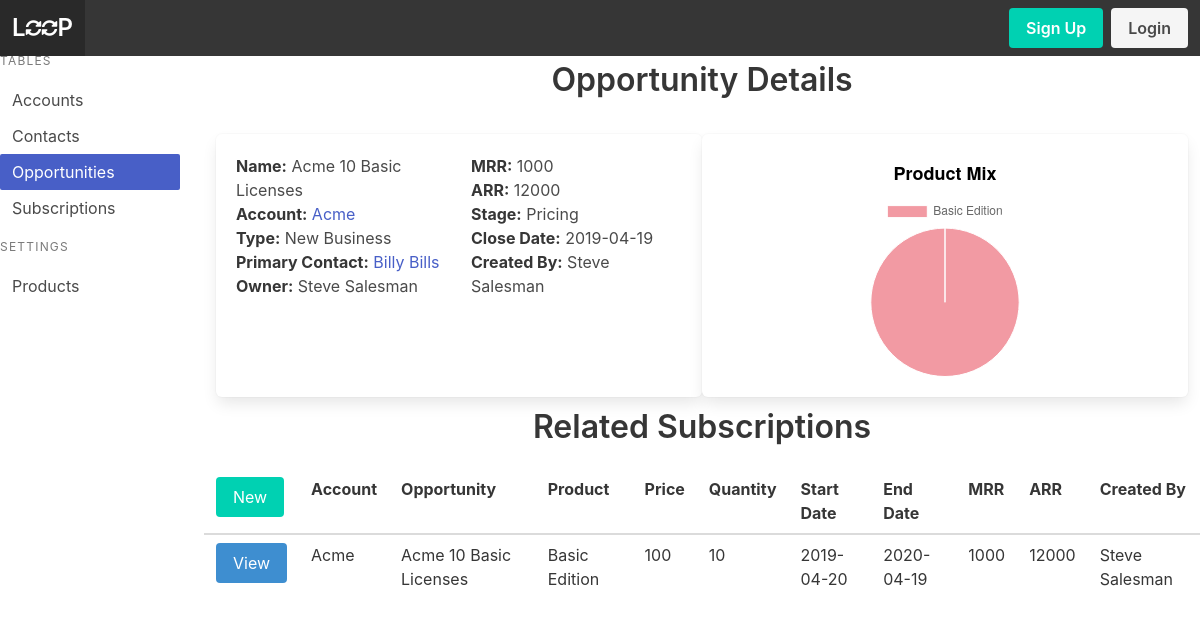
Page /opportunity/1/r on the committed database.
### models.py (models this page shows, shortened)
class Opportunity(Model):
    account = ForeignKeyField(model=Account, null=True, backref='opportunity')
    name = CharField()
    owner = ForeignKeyField(model=User, null=True, backref='owner')
    opportunity_type = CharField()
    primary_contact = ForeignKeyField(model=Contact, null=True, backref='opportunity')
    mrr = DecimalField()
    arr = DecimalField()
    stage = CharField()
    close_date = DateField()
    created_by = ForeignKeyField(model=User, null=True, backref='creator')
    class Meta:
        database = DATABASE

class Account(Model):
    name = CharField()
    owner = ForeignKeyField(model=User, null=True, backref='owner')
    created_by = ForeignKeyField(model=User, null=True, backref='creator')
    account_type = CharField()
    street = CharField()
    city = CharField()
    state = CharField()
    country = CharField()
    website = CharField()
    mrr = DecimalField()
    arr = DecimalField()
    class Meta:
        database = DATABASE

class Contact(Model):
    account = ForeignKeyField(model=Account, null=True, backref='contact')
    owner = ForeignKeyField(model=User, null=True, backref='owner')
    created_by = ForeignKeyField(model=User, null=True, backref='creator')
    first_name = CharField()
    last_name = CharField()
    title = CharField()
    department = CharField()
    street = CharField()
    city = CharField()
    state = CharField()
    country = CharField()
    phone = CharField()
    email = CharField()
    class Meta:
        database = DATABASE

class User(UserMixin, Model):
    username = CharField(unique=True)
    fullname = CharField()
    email = CharField(unique=True)
    password = CharField(max_length=100)
    joined_at = DateTimeField(default=datetime.datetime.now)
    is_admin = BooleanField(default=False)
    class Meta:
        database = DATABASE

class Subscription(Model):
    account = ForeignKeyField(model=Account, null=True, backref='subscription')
    opportunity = ForeignKeyField(model=Opportunity, null=True, backref='subscription')
    product = ForeignKeyField(model=Product, null=True, backref='subscription')
    product_price = DecimalField()
    quantity = IntegerField()
    sub_start_date = DateField()
    sub_end_date = DateField()
    mrr = DecimalField()
    arr = DecimalField()
    created_by = ForeignKeyField(model=User, null=True, backref='creator')
    class Meta:
        database = DATABASE

class Product(Model):
    name = CharField()
    price = DecimalField()
    class Meta:
        database = DATABASE

### app.py (the view)
@app.route('/opportunity', methods=['GET'])
@app.route('/opportunity/', methods=['GET'])
@app.route('/opportunity/r', methods=['GET'])
@app.route('/opportunity/<opportunityid>', methods=['GET'])
@app.route('/opportunity/<opportunityid>/', methods=['GET'])
@app.route('/opportunity/<opportunityid>/r', methods=['GET'])
def opportunity(opportunityid=None):
    opportunities = models.Opportunity.select()
    opp_stage_data = models.Opportunity.select(models.Opportunity.stage,fn.SUM(models.Opportunity.mrr).alias('mrr_in_stage')).group_by(models.Opportunity.stage)
    title = 'Opportunities'
    if opportunityid != None:
        opportunity = models.Opportunity.select().where(models.Opportunity.id == opportunityid).get()
        subscriptions = models.Subscription.select().where(models.Subscription.opportunity_id == opportunityid)
        prod_mrr = models.Subscription.select(models.Subscription.product, fn.SUM(models.Subscription.mrr).alias('mrr')).where(models.Subscription.opportunity_id == opportunityid).group_by(models.Subscription.product)
        print(prod_mrr)
        title = 'Opportunity Details'
        return render_template('opportunity-detail.html', opportunity=opportunity, user=g.user._get_current_object(), subscriptions=subscriptions, prod_mrr=prod_mrr, title=title)
    return render_template('opportunity.html', opportunities=opportunities, title=title, opp_stage_data=opp_stage_data)

### app.py (called while the page is built)
@app.before_request
def before_request():
    g.db = models.DATABASE
    g.db.connect()
    g.user = current_user

@app.after_request
def after_request(response):
    g.db.close()
    return response

### templates/opportunity-detail.html (shortened to what this page needs)
{% extends 'index.html' %}
{% from 'macros.html' import render_subscription %}
{% block content %}
<div class='tile is-parent'>
    <div class="tile is-child box">
        <div class="columns">
            <div class='column'>
                <p><strong>Name:</strong> {{opportunity.name}}</p>
                <p><strong>Account:</strong> {% if opportunity.account %}<a href="{{url_for('account',accountid=opportunity.account_id)}}">{{opportunity.account.name}}</a>{% endif %}</p>
                <p><strong>Type:</strong> {{opportunity.opportunity_type}}</p>
                <p><strong>Primary Contact:</strong> {% if opportunity.primary_contact %}<a href="{{url_for('contact',contactid=opportunity.primary_contact_id)}}">{{opportunity.primary_contact.first_name + ' ' + opportunity.primary_contact.last_name}}</a>{% endif %}</p>
                <p><strong>Owner:</strong> {% if opportunity.owner %}{{opportunity.owner.fullname}}{% endif %}</p>
            </div>
            <div class='column'>
                <p><strong>MRR:</strong> {{opportunity.mrr}}</p>
                <p><strong>ARR:</strong> {{opportunity.arr}}</p>
                <p><strong>Stage:</strong> {{opportunity.stage}}</p>
                <p><strong>Close Date:</strong> {{opportunity.close_date}}</p>
                <p><strong>Created By:</strong> {{opportunity.created_by.fullname}}</p>
            </div>
        </div>
    </div>
    <div class="tile is-child box">
        <canvas id='graph-1'></canvas>
    </div>
</div>
<div class='level'>
    <p class='title level-item'>Related Subscriptions</p>
</div>
<table class="table is-fullwidth is-hoverable">
    <thead>
        <tr>
            <td><a class='button is-primary' href="{{url_for('create_subscription', accountid=opportunity.account_id, opportunityid=opportunity.id)}}">New</a></td>
            <th>Account</th>
            <th>Opportunity</th>
            <th>Product</th>
            <th>Price</th>
            <th>Quantity</th>
            <th>Start Date</th>
            <th>End Date</th>
            <th>MRR</th>
            <th>ARR</th>
            <th>Created By</th>
        </tr>
    </thead>
    <tbody>
        {% for subscription in subscriptions %}
        {{ render_subscription(subscription) }}
        {% endfor %}
    </tbody>
</table>
<script>
    $(document).ready(function() {
        var graph1 = $('#graph-1');
        var graph1Chart = new Chart(graph1,{
            type: 'pie',
            data: {
                labels : [{% for prod in prod_mrr %}
                            "{{prod.product.name}}",
                            {% endfor %}],
                datasets : [{
                    backgroundColor: ['#e5374880','#088e3980','#4ae2d680','#eb42f780','#84e85580'],
                    borderColor: 'white',
                    hoverBackgroundColor: ['#e53748','#088e39','#4ae2d6','#eb42f7','#84e855'],
                    borderWidth: 1,
                    label: 'Monthly Revenue',
                    data : [
                        {% for prod in prod_mrr %}
                            "{{prod.mrr}}",
                        {% endfor %}
                        ]
                }]
            },
            options: {
                title: {
                    display: true,
                    text: 'Product Mix',
                    fontSize: 18,
                    fontColor: 'black'
                }
            }
        });
        $('#opp-menu').addClass('is-active');
    });
</script>
{% endblock %}

### templates/macros.html (shortened to what this page needs)
{% macro render_subscription(subscription) %}
    <tr>
        <td><a class='button is-info' href="{{url_for('subscription', subscriptionid=subscription.id)}}">View</a></td>
        <td>{% if subscription.account %}{{subscription.account.name}}{% endif %}</td>
        <td>{% if subscription.opportunity %}{{subscription.opportunity.name}}{% endif %}</td>
        <td>{% if subscription.product %}{{subscription.product.name}}{% endif %}</td>
        <td>{{subscription.product_price}}</td>
        <td>{{subscription.quantity}}</td>
        <td>{{subscription.sub_start_date}}</td>
        <td>{{subscription.sub_end_date}}</td>
        <td>{{subscription.mrr}}</td>
        <td>{{subscription.arr}}</td>
        <td>{% if subscription.created_by %}{{subscription.created_by.fullname}}{% endif %}</td>
    </tr>
{% endmacro %}

### static/style.css (style rules this page uses)
canvas { height: 100%; }

### rows in the picture
Opportunity: name "Acme 10 Basic Licenses", opportunity_type "New Business", mrr "1000", arr "12000", stage "Pricing", close_date "2019-04-19"
Account: account.name "Acme"
Contact: primary_contact "Billy Bills"
User: owner.fullname "Steve Salesman", created_by.fullname "Steve Salesman"
Subscription: account.name "Acme", opportunity.name "Acme 10 Basic Licenses", product.name "Basic Edition", product_price "100", quantity "10", sub_start_date "2019-04-20", sub_end_date "2020-04-19", mrr "1000", arr "12000", created_by.fullname "Steve Salesman"

### other values in the picture
{{ title }} "Opportunity Details"
chart data {{ prod.product.name }} Basic Edition
